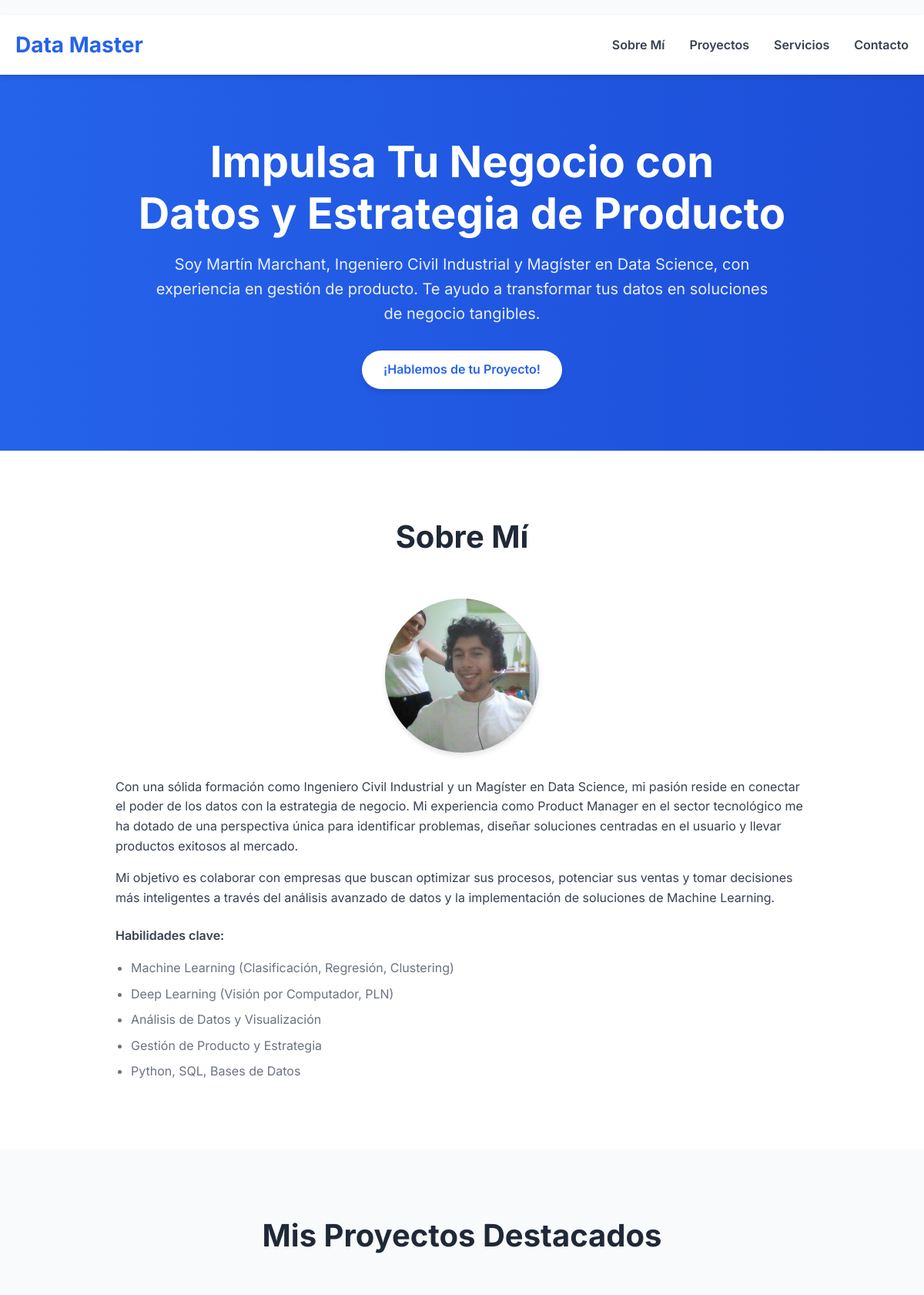
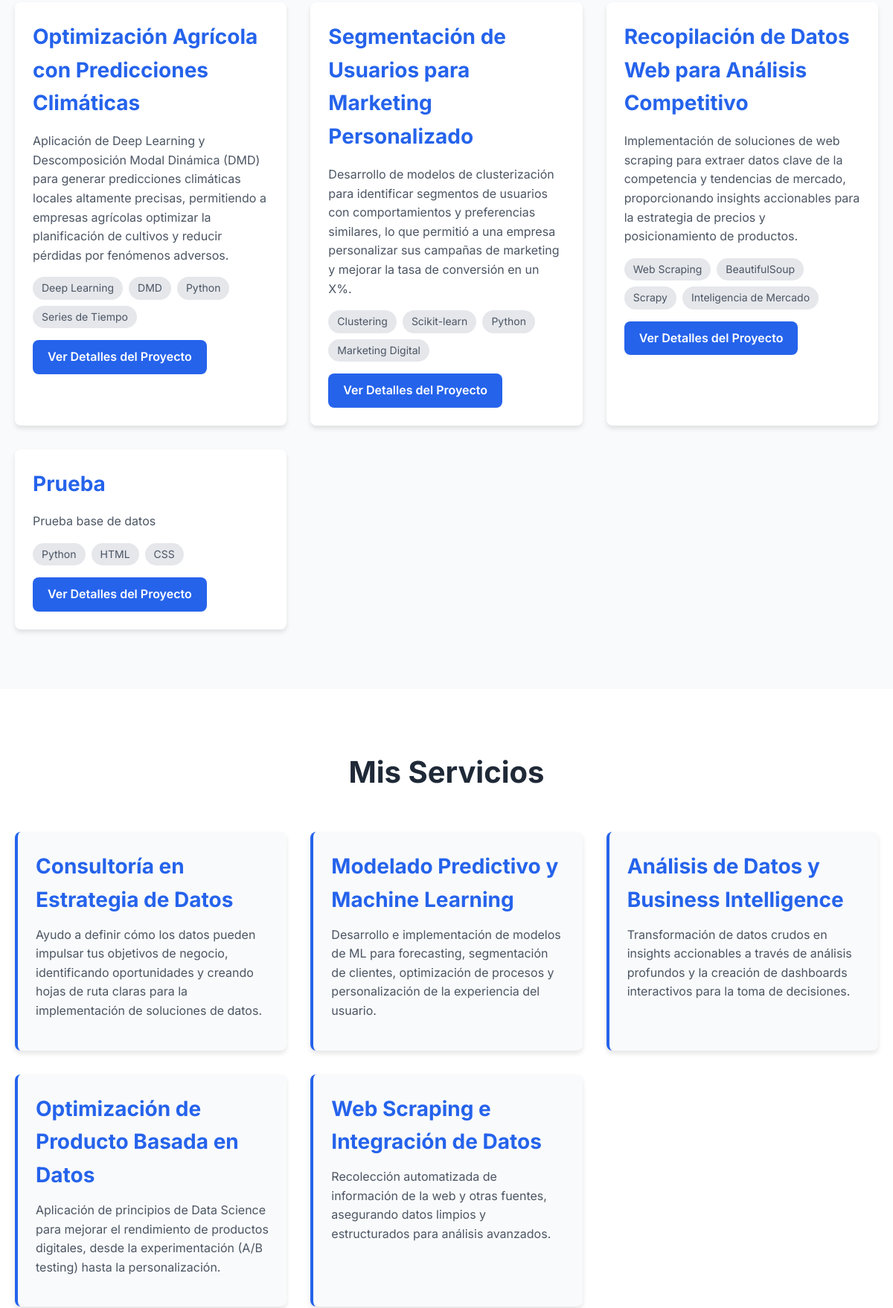
The page / (upper part) on the database its author committed (2 pictures, top to bottom).
### app.py (models this page shows, shortened)
class Project(db.Model):
    id = db.Column(db.Integer, primary_key=True)
    title = db.Column(db.String(100), nullable=False)
    description = db.Column(db.Text, nullable=False)
    technologies = db.Column(db.String(200), nullable=False) # Separadas por coma: "Python, Flask, SQL"

### app.py (the view)
@app.route('/')
def index():
    projects = Project.query.all()
    print(f"DEBUG_FLASK: Proyectos recuperados para la plantilla: {len(projects)} proyectos.")
    if projects:
        print(f"DEBUG_FLASK: Primer proyecto: {projects[0].title}")
    return render_template('index.html', projects=projects)

### templates/index.html (shortened to what this page needs)
<!DOCTYPE html>
<html lang="es">
<head>
    <link rel="stylesheet" href="{{ url_for('static', filename='css/style.css') }}">
</head>
<body>
    <header>
        <div class="container">
            <a href="#" class="logo">Data Master</a>
            <nav>
                <ul>
                    <li><a href="#about">Sobre Mí</a></li>
                    <li><a href="#projects">Proyectos</a></li>
                    <li><a href="#services">Servicios</a></li>
                    <li><a href="#contact">Contacto</a></li>
                </ul>
            </nav>
        </div>
    </header>
    <section id="hero">
        <div class="container">
            <h1>Impulsa Tu Negocio con <br> Datos y Estrategia de Producto</h1>
            <p>Soy Martín Marchant, Ingeniero Civil Industrial y Magíster en Data Science, con experiencia en gestión de producto. Te ayudo a transformar tus datos en soluciones de negocio tangibles.</p>
            <a href="#contact" class="btn btn-primary">¡Hablemos de tu Proyecto!</a>
        </div>
    </section>
    <section id="about">
        <div class="container">
            <h2>Sobre Mí</h2>
            <div class="about-content">
                <img src="{{ url_for('static', filename='img/martin_test.jpg') }}" alt="Martín Marchant" class="profile-img">
                <div class="about-text">
                    <p>
                        Con una sólida formación como Ingeniero Civil Industrial y un Magíster en Data Science, mi pasión reside en conectar el poder de los datos con la estrategia de negocio. Mi experiencia como Product Manager en el sector tecnológico me ha dotado de una perspectiva única para identificar problemas, diseñar soluciones centradas en el usuario y llevar productos exitosos al mercado.
                    </p>
                    <p>
                        Mi objetivo es colaborar con empresas que buscan optimizar sus procesos, potenciar sus ventas y tomar decisiones más inteligentes a través del análisis avanzado de datos y la implementación de soluciones de Machine Learning.
                    </p>
                    <p class="skills-title">Habilidades clave:</p>
                    <ul class="skills-list">
                        <li>Machine Learning (Clasificación, Regresión, Clustering)</li>
                        <li>Deep Learning (Visión por Computador, PLN)</li>
                        <li>Análisis de Datos y Visualización</li>
                        <li>Gestión de Producto y Estrategia</li>
                        <li>Python, SQL, Bases de Datos</li>
                    </ul>
                </div>
            </div>
        </div>
    </section>
    <section id="projects">
        <div class="container">
            <h2>Mis Proyectos Destacados</h2>
            <div class="projects-grid">
                {% for project in projects %}
                <div class="project-card">
                    <h3>{{ project.title }}</h3>
                    <p>{{ project.description }}</p>
                    <ul class="project-tags">
                        {% for tech in project.technologies.split(', ') %}
                        <li>{{ tech }}</li>
                        {% endfor %}
                    </ul>
                    <a href="{{ url_for('project_detail', project_id=project.id) }}" class="btn btn-secondary">Ver Detalles del Proyecto</a>
                </div>
                {% endfor %}
            </div>
        </div>
    </section>
    <section id="services">
        <div class="container">
            <h2>Mis Servicios</h2>
            <div class="services-grid">
                <div class="service-card">
                    <h3>Consultoría en Estrategia de Datos</h3>
                    <p>
                        Ayudo a definir cómo los datos pueden impulsar tus objetivos de negocio, identificando oportunidades y creando hojas de ruta claras para la implementación de soluciones de datos.
                    </p>
                </div>
                <div class="service-card">
                    <h3>Modelado Predictivo y Machine Learning</h3>
                    <p>
                        Desarrollo e implementación de modelos de ML para forecasting, segmentación de clientes, optimización de procesos y personalización de la experiencia del usuario.
                    </p>
                </div>
                <div class="service-card">
                    <h3>Análisis de Datos y Business Intelligence</h3>
                    <p>
                        Transformación de datos crudos en insights accionables a través de análisis profundos y la creación de dashboards interactivos para la toma de decisiones.
                    </p>
                </div>
                 <div class="service-card">
                    <h3>Optimización de Producto Basada en Datos</h3>
                    <p>
                        Aplicación de principios de Data Science para mejorar el rendimiento de productos digitales, desde la experimentación (A/B testing) hasta la personalización.
                    </p>
                </div>
                <div class="service-card">
                    <h3>Web Scraping e Integración de Datos</h3>
                    <p>
                        Recolección automatizada de información de la web y otras fuentes, asegurando datos limpios y estructurados para análisis avanzados.
                    </p>
                </div>
            </div>
        </div>
    </section>
</body>
</html>

### static/css/style.css (style rules this page uses)
:root { --primary-color: #2563eb; --secondary-color: #1d4ed8; --text-color: #374151; --light-gray: #f9fafb; --medium-gray: #e5e7eb; --dark-gray: #1f2937; --white: #ffffff; --shadow: 0 4px 6px rgba(0, 0, 0, 0.1); }
* { margin: 0; padding: 0; box-sizing: border-box; }
body { font-family: 'Inter', sans-serif; line-height: 1.6; color: var(--text-color); background-color: var(--light-gray); -webkit-font-smoothing: antialiased; }
.container { max-width: 1200px; margin: 0 auto; padding: 0 20px; }
h1, h2, h3 { font-weight: 700; color: var(--dark-gray); margin-bottom: 1rem; }
h1 { font-size: 3.5rem; line-height: 1.2; }
h2 { font-size: 2.5rem; text-align: center; margin-bottom: 3rem; }
h3 { font-size: 1.75rem; }
p { margin-bottom: 1rem; }
a { text-decoration: none; color: var(--primary-color); transition: color 0.3s ease; }
ul { list-style: none; }
.btn { display: inline-block; padding: 12px 28px; border-radius: 9999px; font-weight: 600; text-align: center; transition: all 0.3s ease; border: none; cursor: pointer; }
.btn-primary { background-color: var(--white); color: var(--primary-color); box-shadow: var(--shadow); }
.btn-secondary { background-color: var(--primary-color); color: var(--white); padding: 10px 20px; border-radius: 8px; }
header { background-color: var(--white); box-shadow: var(--shadow); padding: 1rem 0; position: sticky; top: 0; z-index: 1000; }
header .container { display: flex; justify-content: space-between; align-items: center; }
.logo { font-size: 1.75rem; font-weight: 700; color: var(--primary-color); }
nav ul { display: flex; gap: 2rem; }
nav ul li a { color: var(--text-color); font-weight: 600; }
#hero { background: linear-gradient(to right, var(--primary-color), var(--secondary-color)); color: var(--white); padding: 80px 0; text-align: center; }
#hero h1 { color: var(--white); margin-bottom: 1rem; }
#hero p { font-size: 1.25rem; margin-bottom: 2rem; max-width: 800px; margin-left: auto; margin-right: auto; opacity: 0.9; }
#about { padding: 80px 0; background-color: var(--white); }
#about .about-content { display: flex; flex-direction: column; align-items: center; gap: 2rem; max-width: 900px; margin: 0 auto; }
.profile-img { width: 200px; height: 200px; border-radius: 50%; object-fit: cover; box-shadow: var(--shadow); }
.about-text { text-align: left; }
.skills-title { font-weight: 600; margin-top: 1.5rem; }
.skills-list { list-style: disc; padding-left: 20px; color: #6b7280; }
.skills-list li { margin-bottom: 0.5rem; }
#projects { padding: 80px 0; background-color: var(--light-gray); }
.projects-grid { display: grid; grid-template-columns: repeat(auto-fit, minmax(300px, 1fr)); gap: 2rem; }
.project-card { background-color: var(--white); border-radius: 8px; box-shadow: var(--shadow); padding: 24px; transition: transform 0.3s ease, box-shadow 0.3s ease; }
.project-card h3 { color: var(--primary-color); margin-bottom: 1rem; }
.project-card p { color: #4b5563; margin-bottom: 1rem; }
.project-tags { display: flex; flex-wrap: wrap; gap: 8px; margin-bottom: 1rem; }
.project-tags li { background-color: var(--medium-gray); color: #4b5563; padding: 4px 12px; border-radius: 9999px; font-size: 0.875rem; }
#services { padding: 80px 0; background-color: var(--white); }
.services-grid { display: grid; grid-template-columns: repeat(auto-fit, minmax(280px, 1fr)); gap: 2rem; }
.service-card { background-color: var(--light-gray); border-radius: 8px; box-shadow: var(--shadow); padding: 24px; border-left: 4px solid var(--primary-color); transition: transform 0.3s ease; }
.service-card h3 { color: var(--primary-color); margin-bottom: 0.75rem; }
.service-card p { color: #4b5563; }

### rows shown on the page
Project: title "Optimización Agrícola con Predicciones Climáticas", description "Aplicación de Deep Learning y Descomposición Modal Dinámica (DMD) para generar predicciones climáticas locales altamente precisas, permitiendo a empresas agrícolas optimizar la planificación de cultivos y reducir pérdidas por fenómenos adversos.", tech "Deep Learning" "DMD" "Python" "Series de Tiempo"
Project: title "Segmentación de Usuarios para Marketing Personalizado", description "Desarrollo de modelos de clusterización para identificar segmentos de usuarios con comportamientos y preferencias similares, lo que permitió a una empresa personalizar sus campañas de marketing y mejorar la tasa de conversión en un X%.", tech "Clustering" "Scikit-learn" "Python" "Marketing Digital"
Project: title "Recopilación de Datos Web para Análisis Competitivo", description "Implementación de soluciones de web scraping para extraer datos clave de la competencia y tendencias de mercado, proporcionando insights accionables para la estrategia de precios y posicionamiento de productos.", tech "Web Scraping" "BeautifulSoup" "Scrapy" "Inteligencia de Mercado"
Project: title "Prueba", description "Prueba base de datos", tech "Python" "HTML" "CSS"
